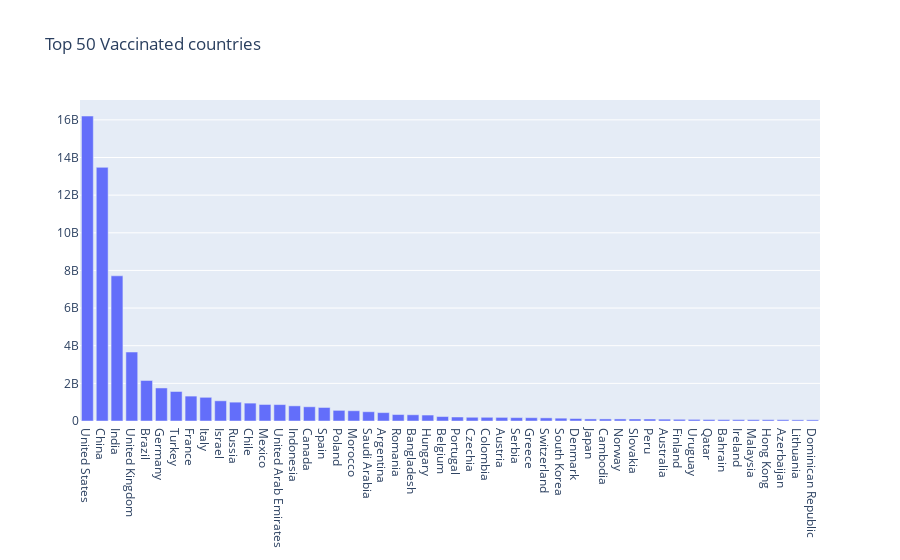

Notebook code for this chart:
### Code cell
fig = go.Figure(data=[go.Bar( x=total_vac['country'], y=total_vac['total_vaccinations'])])
fig.update_layout(title="Top 50 Vaccinated countries")
fig.show()

### Figure 1 — Plotly figure (JSON) as saved in the notebook; plotly's stock layout.template omitted (floating-point values rounded to 4 significant figures)
{"data": [{"type": "bar", "x": ["United States", "China", "India", "United Kingdom", "Brazil", "Germany", "Turkey", "France", "Italy", "Israel", "Russia", "Chile", "Mexico", "United Arab Emirates", "Indonesia", "Canada", "Spain", "Poland", "Morocco", "Saudi Arabia", "Argentina", "Romania", "Bangladesh", "Hungary", "Belgium", "Portugal", "Czechia", "Colombia", "Austria", "Serbia", "Greece", "Switzerland", "South Korea", "Denmark", "Japan", "Cambodia", "Norway", "Slovakia", "Peru", "Australia", "Finland", "Uruguay", "Qatar", "Bahrain", "Ireland", "Malaysia", "Hong Kong", "Azerbaijan", "Lithuania", "Dominican Republic"], "y": [16202348622, 13476861700, 7713646960, 3664407223, 2152959396, 1755540035, 1567821873, 1323014607, 1258482424, 1073423923, 1001376001, 950155311, 877496328, 871739676, 804992346, 755296893, 719041625, 565066765, 545207394, 492864521, 445755742, 343248701, 330468962, 316525502, 236452265, 212109470, 197949729, 197200411, 191950886, 180253795, 176409183, 166578825, 150766718, 132943276, 109939928, 109783429, 109380760, 107245770, 104955047, 98234253, 90580970, 85978208, 80101193, 74655052, 73758574, 72411970, 70452866, 69811930, 62851946, 61593272]}], "layout": {"title": {"text": "Top 50 Vaccinated countries"}, "xaxis": {"type": "category", "range": [-0.5, 49.5], "autorange": true}, "yaxis": {"type": "linear", "range": [0, 17060000000.0], "autorange": true}, "autosize": true}}
